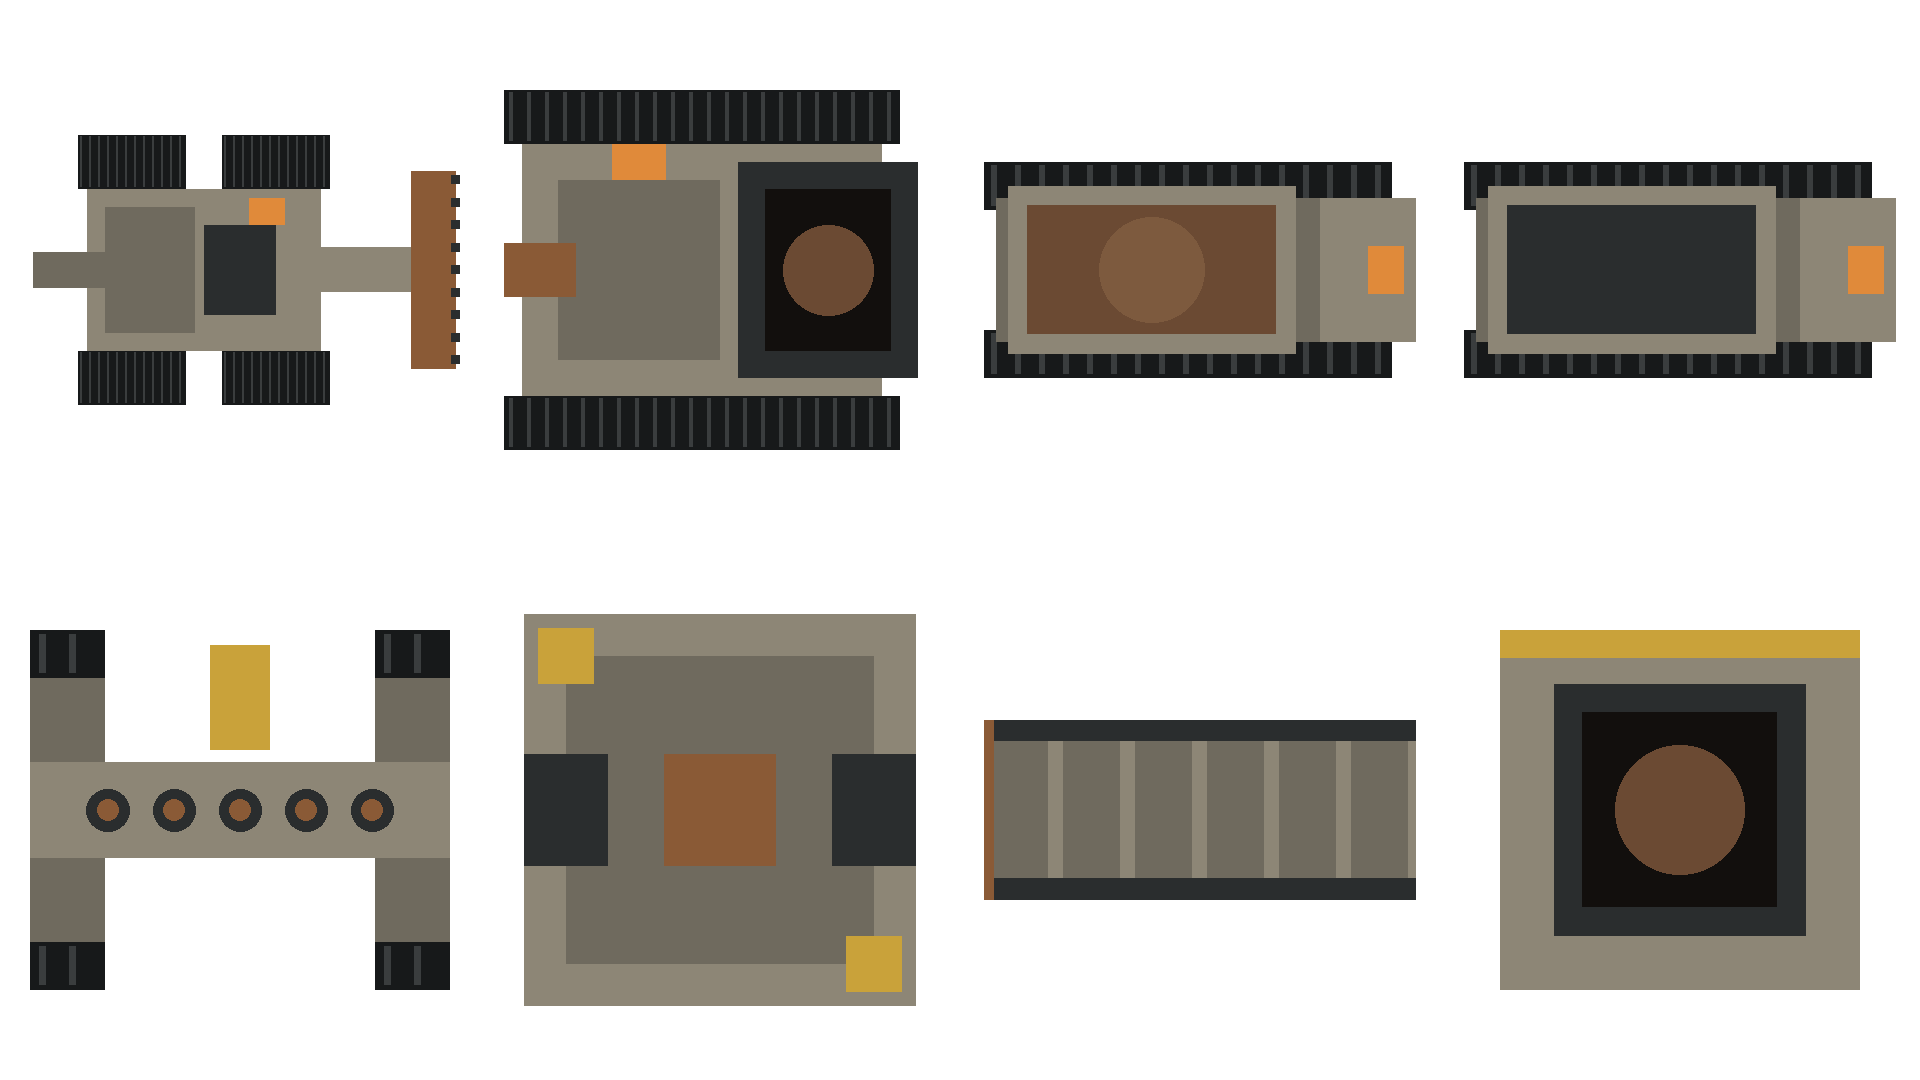

Reproduce this figure in Python.
"""Geometry guide for the open pit's megaproject machines (`voids.md`, the open pit; `PitMachines`).

Eight frames on a 1920x1080 canvas, 4 columns x 2 rows of 480x540, each piece centred in its frame with its front
(or, for the gallery bay, its run) to the east (+x). Each frame has its own scale, `PitMachines.Kind.pxPerMeter`, so
every piece fills its frame and ImageGen draws it large. Frame order is `PitMachines.Kind`'s: cutter, crusher, loaded
ore crawler, empty ore crawler, drill gantry, transfer tower, gallery bay, bench hopper.

    python art-source/voids/open-pit/megaworks-guide.py
"""
from pathlib import Path

from PIL import Image, ImageDraw

FW, FH = 480, 540
img = Image.new("RGBA", (1920, 1080), (0, 0, 0, 0))
d = ImageDraw.Draw(img)

HULL = "#8d8676"
PLATE = "#6f6a5e"
DARK = "#2a2d2e"
TREAD = "#17191a"
GROOVE = "#3a3d3e"
RUST = "#8a5a36"
HAZARD = "#c9a23a"
GLOW = "#e08a3a"
ORE = "#6b4a33"
PIT = "#120f0d"


class Frame:
    def __init__(self, i, px):
        self.ox, self.oy, self.px = (i % 4) * FW + FW / 2, (i // 4) * FH + FH / 2, px

    def box(self, x, y, w, h, color):
        p = self.px
        d.rectangle([self.ox + x * p, self.oy + y * p, self.ox + (x + w) * p - 1, self.oy + (y + h) * p - 1], fill=color)

    def disc(self, x, y, r, color):
        p = self.px
        d.ellipse([self.ox + (x - r) * p, self.oy + (y - r) * p, self.ox + (x + r) * p, self.oy + (y + r) * p], fill=color)

    def track(self, x, y, w, h):
        self.box(x, y, w, h, TREAD)
        t = x + .3
        while t < x + w - .3:
            self.box(t, y + .15, .25, h - .3, GROOVE)
            t += 1.0


# 0 cutter: a crawling cutting-drum excavator, 44 x 30 m.
f = Frame(0, 9)
for tx, ty in ((-18, -15), (-18, 9), (-2, -15), (-2, 9)):
    f.track(tx, ty, 12, 6)
f.box(-17, -9, 26, 18, HULL)                 # main hull
f.box(-15, -7, 10, 14, PLATE)                # power house
f.box(-4, -5, 8, 10, DARK)                   # slewing ring housing
f.box(-23, -2, 8, 4, PLATE)                  # discharge boom, back
f.box(9, -2.5, 12, 5, HULL)                  # cutting boom
f.box(19, -11, 5, 22, RUST)                  # cutting drum across the front
for t in range(9):
    f.box(23.5, -10.5 + t * 2.5, 1, 1, DARK)  # picks
f.box(1, -8, 4, 3, GLOW)                     # cab glazing

# 1 crusher: an in-pit crushing station, 24 x 20 m; the hopper at the front, the spine leaves from the back.
f = Frame(1, 18)
f.track(-12, -10, 22, 3)
f.track(-12, 7, 22, 3)
f.box(-11, -7, 20, 14, HULL)
f.box(1, -6, 10, 12, DARK)                   # hopper rim
f.box(2.5, -4.5, 7, 9, PIT)                  # hopper mouth
f.disc(6, 0, 2.5, ORE)                       # ore in it
f.box(-9, -5, 9, 10, PLATE)                  # crusher housing
f.box(-12, -1.5, 4, 3, RUST)                 # discharge to the spine
f.box(-6, -7, 3, 2, GLOW)

# 2, 3 ore crawlers: tracked haulers, 18 x 9 m, loaded then empty.
for i, loaded in ((2, True), (3, False)):
    f = Frame(i, 24)
    f.track(-9, -4.5, 17, 2)
    f.track(-9, 2.5, 17, 2)
    f.box(-8.5, -3, 17, 6, PLATE)
    f.box(5, -3, 4, 6, HULL)                 # drive and sensor block at the front
    f.box(7, -1, 1.5, 2, GLOW)
    f.box(-8, -3.5, 12, 7, HULL)             # ore bin
    f.box(-7.2, -2.7, 10.4, 5.4, ORE if loaded else DARK)
    if loaded:
        f.disc(-2, 0, 2.2, "#7d5a3e")

# 4 drill gantry: straddles a bench, 14 m along it (east), 12 m across, a row of drill masts.
f = Frame(4, 30)
f.box(-7, -6, 2.5, 12, PLATE)                # leg bogie, west
f.box(4.5, -6, 2.5, 12, PLATE)               # leg bogie, east
f.track(-7, -6, 2.5, 1.6)
f.track(4.5, -6, 2.5, 1.6)
f.track(-7, 4.4, 2.5, 1.6)
f.track(4.5, 4.4, 2.5, 1.6)
f.box(-7, -1.6, 14, 3.2, HULL)               # the beam
for t in range(5):
    f.disc(-4.4 + t * 2.2, 0, .7, DARK)      # drill masts
    f.disc(-4.4 + t * 2.2, 0, .35, RUST)
f.box(-1, -5.5, 2, 3.5, HAZARD)              # power cabinet

# 5 transfer tower: the spine's head at the rim, 14 x 14 m; the gallery enters from the west and leaves east.
f = Frame(5, 28)
f.box(-7, -7, 14, 14, HULL)
f.box(-5.5, -5.5, 11, 11, PLATE)             # roof
f.box(-7, -2, 3, 4, DARK)                    # gallery in
f.box(4, -2, 3, 4, DARK)                     # gallery out
f.box(-2, -2, 4, 4, RUST)                    # head pulley housing
f.box(-6.5, -6.5, 2, 2, HAZARD)
f.box(4.5, 4.5, 2, 2, HAZARD)

# 6 gallery bay: one 12 m module of the covered conveyor, 5 m wide, cut flush at both ends.
f = Frame(6, 36)
f.box(-6, -2.5, 12, 5, HULL)
f.box(-6, -2.5, 12, .6, DARK)                # walkway rail
f.box(-6, 1.9, 12, .6, DARK)
for t in range(6):
    f.box(-5.8 + t * 2, -1.9, 1.6, 3.8, PLATE)  # roof panels
f.box(-6, -2.5, .3, 5, RUST)                 # joint flange

# 7 bench hopper: where the crawlers tip ore onto the spine, 10 x 10 m.
f = Frame(7, 36)
f.box(-5, -5, 10, 10, HULL)
f.box(-3.5, -3.5, 7, 7, DARK)
f.box(-2.7, -2.7, 5.4, 5.4, PIT)
f.disc(0, 0, 1.8, ORE)
f.box(-5, -5, 10, .8, HAZARD)

img.save(Path(__file__).with_name("megaworks-guide.png"))
